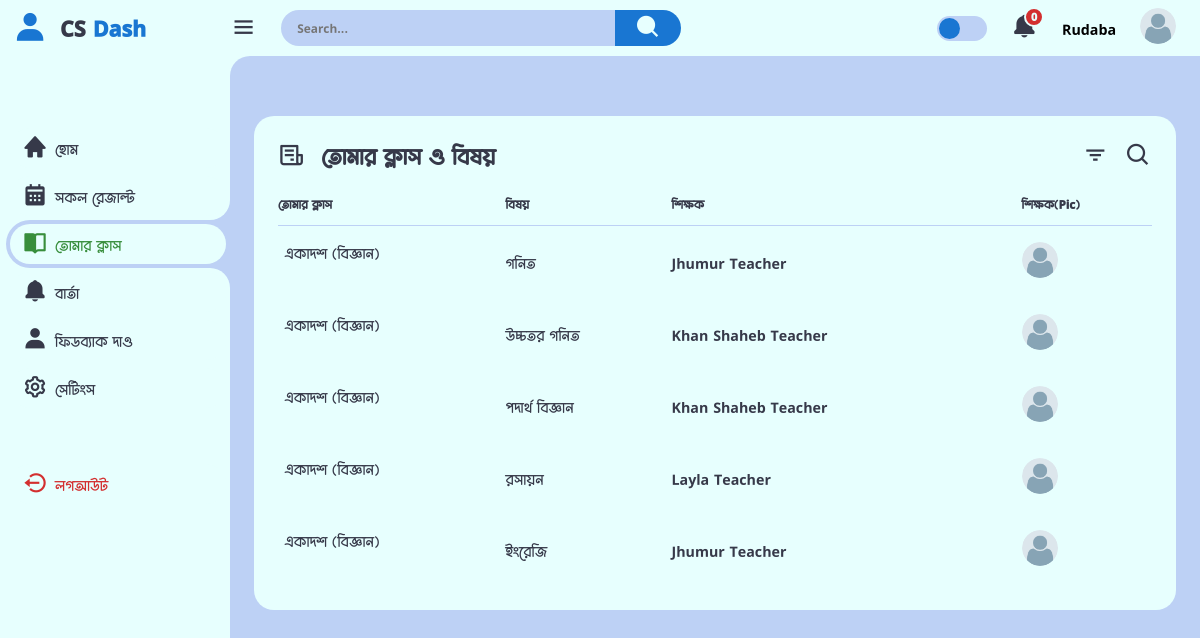
The page /student_dashboard/class (signed in) on the database its author committed.
### users/models.py (models this page shows, shortened)
class CustomUser(AbstractUser):
    username = None
    email = models.EmailField("email_address", unique=True, max_length=354)
    phone_number = models.CharField(max_length=15, blank=True, null=True)
    ROLE_CHOICES = [
        ('student', 'Student'),
        ('teacher', 'Teacher'),
        ('guardian', 'Guardian'),
    ]
    role = models.CharField(max_length=10, choices=ROLE_CHOICES)
    USERNAME_FIELD = "email"
    REQUIRED_FIELDS = ['phone_number']
    objects = CustomManager()
    class Meta:
        verbose_name_plural = "ইউজার অ্যাকাউন্ট *VIP* "

class Student(models.Model):
    user = models.OneToOneField(CustomUser, on_delete=models.CASCADE)
    basic_step_of_reg = models.BooleanField(default=False)
    choose_subjects = models.BooleanField(default=False)
    s_approval = models.BooleanField(default=False)
    guardian_phone_is_verified = models.BooleanField(default=False)
    s_name = models.CharField(max_length=170, null=True, blank=True)
    shift = models.ForeignKey(Shift, on_delete=models.CASCADE, null=True, blank=True)
    batch = models.ForeignKey(Batch, on_delete=models.CASCADE, null=True, blank=True)
    profile_pic = models.ImageField( upload_to="student", default='avatar.png')
    class_subjects = models.ForeignKey(ClassWithSubject, on_delete=models.CASCADE, null=True, blank=True )
    s_id = models.IntegerField(null=True, blank=True)
    guardian_phone = models.CharField(max_length=15)
    your_subjects = MultiSelectField(max_length=170, null=True, blank=True)
    s_phone = models.CharField(max_length=15, blank=True, null=True)
    guardian_email = models.EmailField(max_length=100, blank=True, null=True)
    created_at = models.DateTimeField(auto_now_add=True)
    updated_at = models.DateTimeField(auto_now=True)
    def __init__(self, *args, **kwargs):
        super(Student, self).__init__(*args, **kwargs)
        if self.class_subjects:
            self._meta.get_field('your_subjects').choices = [
                (subject.name.lower(), subject.name) for subject in self.class_subjects.subjects.all()
            ]
        else:
            self._meta.get_field('your_subjects').choices = [
                ('math', 'math')
            ]
    class Meta:
        verbose_name_plural = "ইউজার ( শিক্ষার্থী )"

class MakeBatch(models.Model):
    batch = models.ForeignKey(Batch, on_delete=models.CASCADE)
    class_name = models.ForeignKey( ClassWithSubject, on_delete=models.CASCADE)
    subject = models.ForeignKey(Subjects, on_delete=models.CASCADE, null=True,blank=True)
    teacher = models.ForeignKey(Teacher, on_delete=models.CASCADE, null=True,blank=True)
    start_class = models.TimeField(null=True,blank=True)
    end_class = models.TimeField(null=True, blank=True)
    class Meta:
        verbose_name_plural = "ব্যাচ ও বিষয় ভিত্তিক শিক্ষক"

class ClassWithSubject(models.Model):
    s_class = models.CharField(max_length=50, choices=class_for_student, null=True, blank=True)
    subjects = models.ManyToManyField(Subjects)
    def __str__(self):
        return self.s_class
    class Meta:
        verbose_name_plural = "শ্রেণী হিসেবে বিষয় নির্বাচন"

class Subjects(models.Model):
    name = models.CharField(max_length=100 )
    def __str__(self):
        return self.name
    class Meta:
        verbose_name_plural = "বিষয় যুক্ত করুন"

class Teacher(models.Model):
    user = models.OneToOneField(CustomUser, on_delete=models.CASCADE)
    basic_step_of_reg = models.BooleanField(default=False)
    t_name = models.CharField(max_length=100)
    profile_pic = models.ImageField(upload_to="teacher", default='teacher.png')
    teacher_background = models.CharField(max_length=20, choices=background_of_teacher)
    t_present_adress = models.CharField( max_length=150, null=True, blank=True)
    t_permnt_adress = models.CharField( max_length=150, null=True, blank=True)
    t_extra_phone = models.CharField( max_length=50, null=True, blank=True)
    t_approval = models.BooleanField(default=False)
    created_at = models.DateTimeField(auto_now_add=True)
    updated_at = models.DateTimeField(auto_now=True)
    def __str__(self):
        return f"{self.t_name} Teacher"
    class Meta:
        verbose_name_plural = "ইউজার( শিক্ষক-শিক্ষিকা )"

### home/views.py (the view, shortened to what this page needs)
# urls.py: path('student_dashboard/<str:page>', student_dashb, name="student_dashb"),
@login_required
def student_dashb(request, page=None):
    if request.user.role == 'student':
        if page == 'feedback':
            student = request.user.student
            feedback, created = StudetFeedback.objects.get_or_create(student=student, defaults={
                'already_rated': False,
                'rate_us': 0,
                'report': ''
            })
            if request.method == "POST":
                try:
                    feedback.already_rated = True
                    feedback.rate_us = request.POST.get('star_rating')
                    feedback.report = request.POST.get('speech')
                    feedback.save()
                    return redirect('student_dashb', page='feedback')
                except Exception as e:
                    return render(request, 'student/error.html', {"error_message": e})
            context = {
                'data': feedback,
            }
            return render(request, 'student/dash_feedback.html', context)
        elif page == 'message':
            all_msg = MessageForStudent.objects.filter(message_for = request.user.student).order_by('-upload_at', 'visited')
            context = {
                'all_message':all_msg,
            }
            return render(request, 'student/dash_message.html', context)
        elif page == 'settings':
            return edit_profile(request)
        elif page == 'class':
            student = request.user.student
            routine = []
            student_batch = student.batch
            if student_batch:
                subjects_per_class = student.class_subjects
                if subjects_per_class:
                    subjects = subjects_per_class.subjects.all()
                    for subject in subjects:
                        data = MakeBatch.objects.filter(batch=student_batch, class_name=subjects_per_class, subject=subject)
                        if data:
                            routine.append(data)
            context = {'routine': routine}
            return render(request, 'student/dash_class.html', context)
        elif page == 'change_password':
            return change_password(request)
        elif page == 'result':
            mark = MarksOfStudent.objects.filter(student_id = request.user.student.s_id)
            return render(request, 'student/dash_result.html', context={'marks':mark})
        elif page == 'xm_schedule':
            schedule = ExamSchedule.objects.filter(batch__student = request.user.student)
            context={
                'schedule':schedule,
            }
            return render(request, 'student/xm_schedule.html', context)
    else:
        return render(request, 'main/404.html')

### home/public.py (called while the page is built, shortened)
def common_data(request):
    try:
        if request.user.role == "student":
            try:
                unviewed_msg_std = MessageForStudent.objects.filter(message_for = request.user.student, visited = False).count()
            except:
                unviewed_msg_std = 0
            context = {
                'unviewed_msg_std' : unviewed_msg_std,
            }
        else:
            context={}
    except:
        context = {}
    return context

### templates/student/dash_class.html
{% extends 'student/dash_base.html' %}
{% block content %}
<div class="bottom-data">
    <div class="orders">
        <div class="header">
            <i class='bx bx-receipt'></i>
            <h3>তোমার ক্লাস ও বিষয়</h3>
            <i class='bx bx-filter'></i>
            <i class='bx bx-search'></i>
        </div>
        <table>
            <thead>
                <tr>
                    <th>তোমার ক্লাস</th>
                    <th>বিষয়</th>
                    <th>শিক্ষক</th>
                    <th>শিক্ষক(Pic)</th>
                </tr>
            </thead>
            <tbody>
                {% for queryset in routine %}
                    {% for d in queryset %}
                        <tr>
                            <td>{{ d.class_name }}</td>
                            <td>{{ d.subject }}</td>
                            <td>{{ d.teacher }}</td>
                            <td><img src="{{ d.teacher.profile_pic.url }}" alt="teacher profile pic"></td>
                        </tr>
                    {% endfor %}
                {% endfor %}
            </tbody>
        </table>
    </div>
</div>
{% endblock content %}

### templates/student/dash_base.html (shortened to what this page needs)
{% load static %}
<!DOCTYPE html>
<html lang="en">
<head>
    <link href='https://unpkg.com/boxicons@2.1.4/css/boxicons.min.css' rel='stylesheet'>
    <link rel="stylesheet" href="{% static 'css/d.css' %}">
</head>
<body>
    <div class="sidebar">
        <a href="{% url "student_dashb" 'home' %}" class="logo">
            <i class='bx bxs-user'></i>
            <div class="logo-name"><span> CS</span> Dash</div>
        </a>
        <ul class="side-menu">
            {% url 'student_dashb' page='home' as home %}
            {% url 'student_dashb' page='result' as result %}
            {% url 'student_dashb' page='class' as class %}
            {% url 'student_dashb' page='message' as message %}
            {% url 'student_dashb' page='feedback' as feedback %}
            {% url 'student_dashb' page='settings' as settings %}
            <li class="{% if request.path == home %}active{% endif %}">
                <a href="{% url 'student_dashb' page='home' %}"><i class='bx bxs-home'></i> হোম </a>
            </li>
            <li class="{% if request.path == result %}active{% endif %}">
                <a href="{% url 'student_dashb' page='result' %}"><i class='bx bxs-calendar'></i>সকল রেজাল্ট</a>
            </li>
            <li class="{% if request.path == class %}active{% endif %}">
                <a href="{% url 'student_dashb' page='class' %}"><i class='bx bxs-book-open'></i>তোমার ক্লাস</a>
            </li>
            <li class="{% if request.path == message %}active{% endif %}">
                <a href="{% url 'student_dashb' page='message' %}"><i class='bx bxs-bell'></i>বার্তা </a>
            </li>
            <li class="{% if request.path == feedback %}active{% endif %}">
                <a href="{% url 'student_dashb' page='feedback' %}"><i class='bx bxs-user'></i>ফিডব্যাক দাও </a>
            </li>
            <li class="{% if request.path == settings %}active{% endif %}">
                <a href="{% url 'student_dashb' page='settings' %}"><i class='bx bx-cog ' ></i>সেটিংস</a>
            </li>
        </ul>
        <ul class="side-menu">
            <li>
                <a href="{% url "logout" %}" class="logout">
                    <i class='bx bx-log-out-circle' ></i>
                    লগআউট
                </a>
            </li>
        </ul>
  </div>
    <div class="content">
        <nav>
            <i class='bx bx-menu'></i>
            <form action="#">
                <div class="form-input">
                    <input type="search" placeholder="Search...">
                    <button class="search-btn" type="submit"><i class='bx bxs-search'></i></button>
                </div>
            </form>
            <label for="theme-toggle" class="theme-toggle"></label>
            <a href="{% url "student_dashb" 'message' %}" class="notif">
                {% if unviewed_msg_std == 0 %}
                <i class='bx bxs-bell'></i>
                {% else %}
                <i class='bx bxs-bell bx-tada'></i>
                {% endif %}
                <span class="count">{{unviewed_msg_std}}</span>
            </a>
            {{request.user.student.s_name}}
            <a href="{% url "student_dashb" 'settings' %}" class="profile">
                <img src="{{request.user.student.profile_pic.url}}">
            </a>
        </nav>
        <main>
            {% block content %}{% endblock %}
        </main>
    </div>
</body>
</html>

### rows shown on the page
CustomUser: user.student.s_name "Rudaba", user.student.profile_pic (placeholder picture)
MakeBatch: class_name "একাদশ (বিজ্ঞান)", subject "গনিত", teacher "Jhumur Teacher", teacher.profile_pic (picture)
MakeBatch: class_name "একাদশ (বিজ্ঞান)", subject "উচ্চতর গনিত", teacher "Khan Shaheb Teacher", teacher.profile_pic (picture)
MakeBatch: class_name "একাদশ (বিজ্ঞান)", subject "পদার্থ বিজ্ঞান", teacher "Khan Shaheb Teacher", teacher.profile_pic (picture)
MakeBatch: class_name "একাদশ (বিজ্ঞান)", subject "রসায়ন", teacher "Layla Teacher", teacher.profile_pic (picture)
MakeBatch: class_name "একাদশ (বিজ্ঞান)", subject "ইংরেজি", teacher "Jhumur Teacher", teacher.profile_pic (picture)

### other values the page prints
{{ unviewed_msg_std }} "0"
